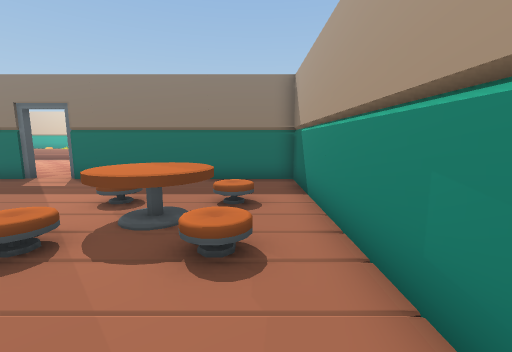
[1] (above)

24 first-person views from a walk through a scene from a Unity 3-D project. The camera is 1.5 m above the floor, tilts 8° down and sees 90° across. The floor is counted in squares, 1 m on a side. Each view is taken from the middle of a square. On the plan, view 1 faces up. The plan holds only what a view shows up to about 13 squares ahead; the rest is blank. The place goes on beyond the plan. The player is left out.

[2]
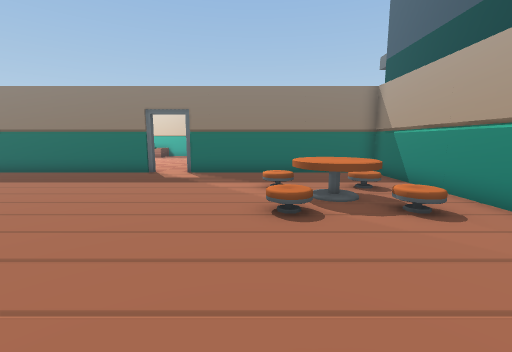

[3]
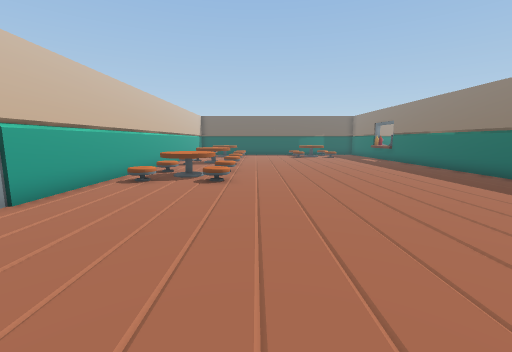

[4]
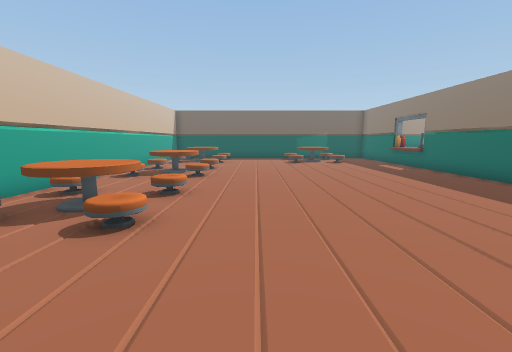

[5]
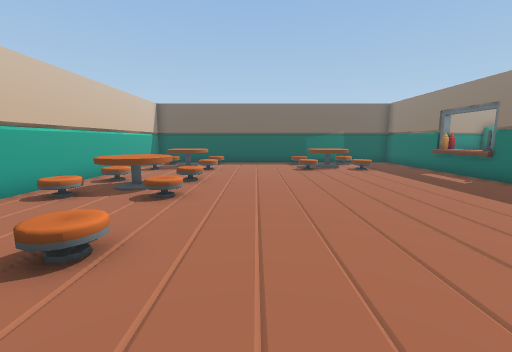

[6]
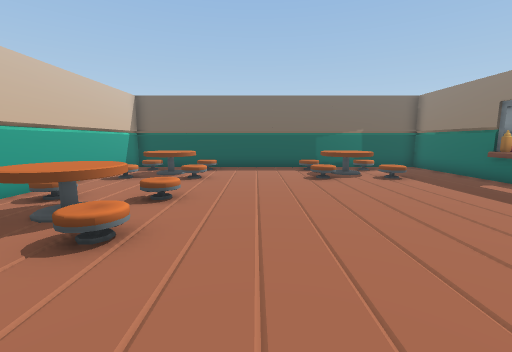

[7]
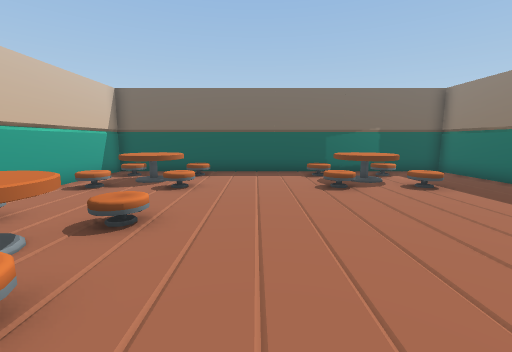

[8]
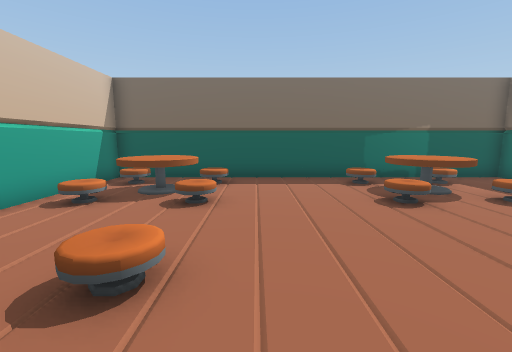

[9]
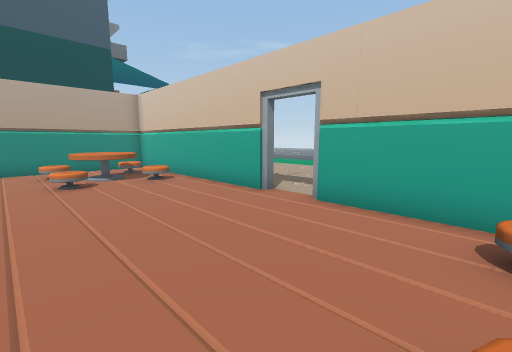

[10]
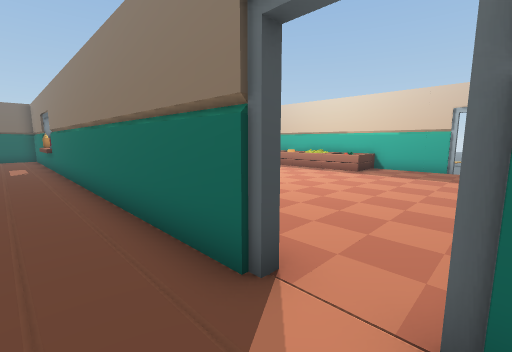

[11]
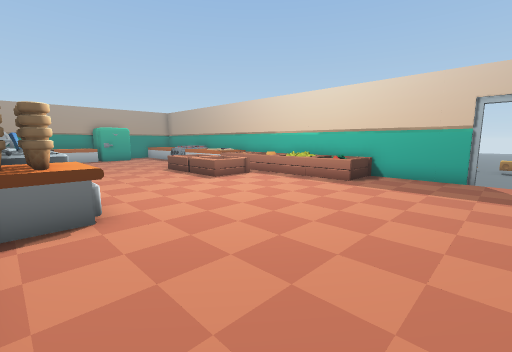

[12]
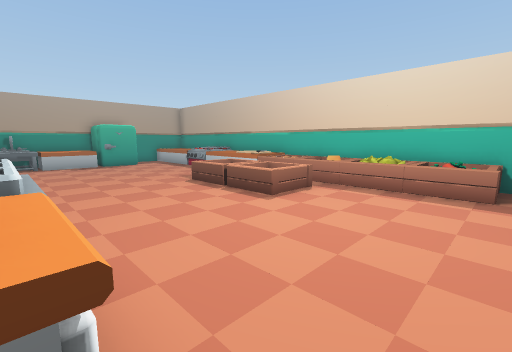

[13]
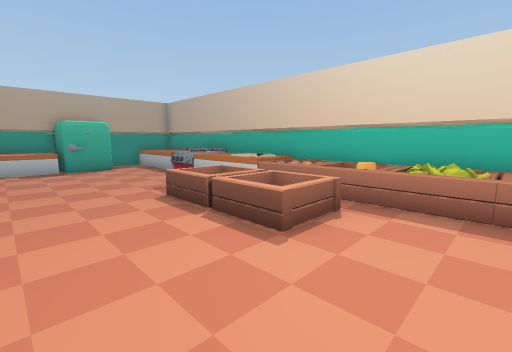

[14]
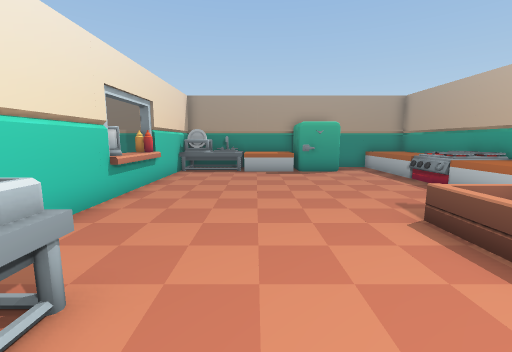

[15]
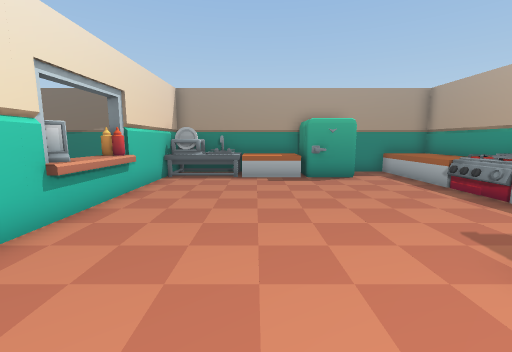

[16]
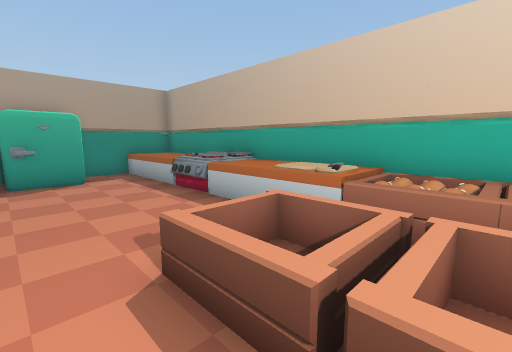

[17]
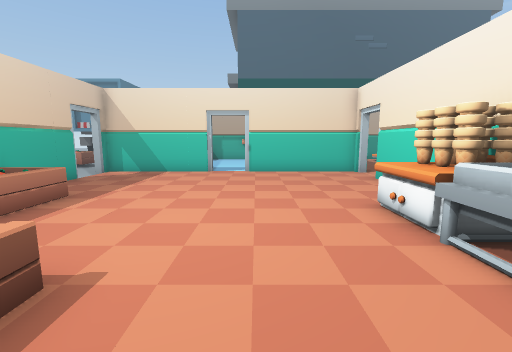

[18]
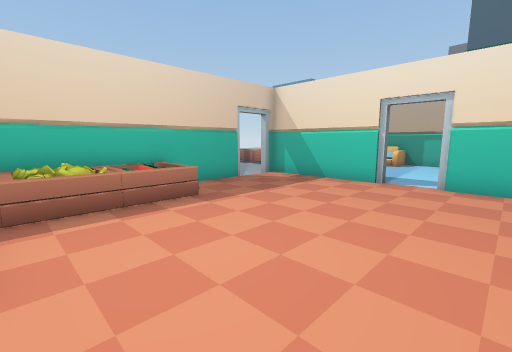

[19]
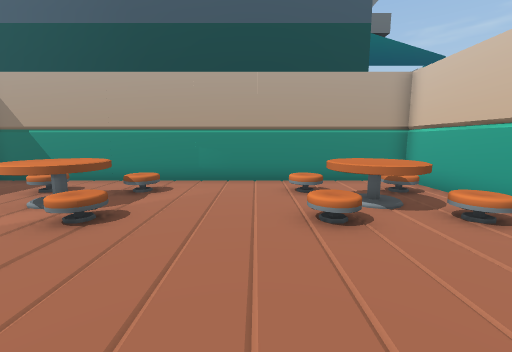

[20]
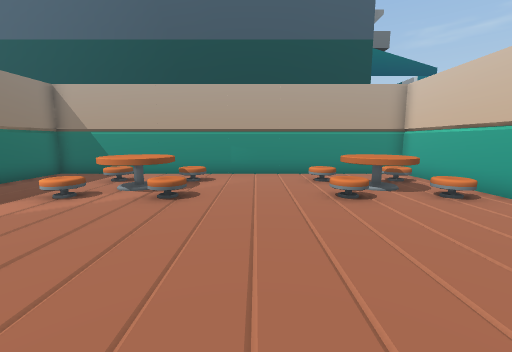

[21]
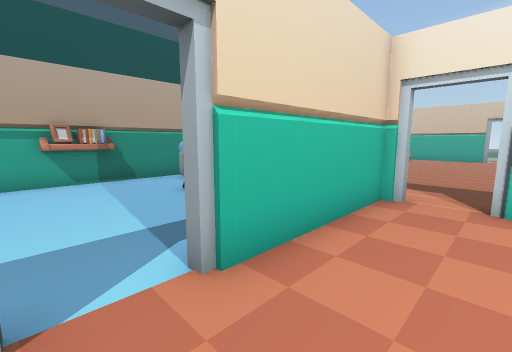

[22]
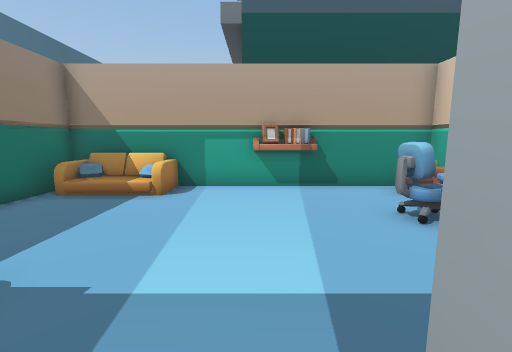

[23]
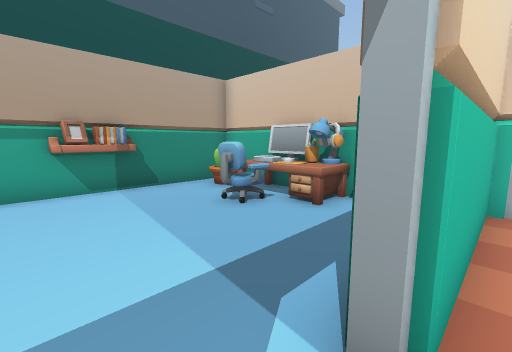

[24]
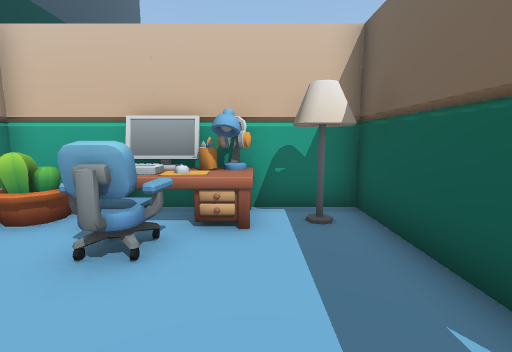

### Floor plan
Key: @ floor where view 1 was taken; # wall or solid block; . main floor; - floor 0.25 m lower than the main floor; = window, fence, low wall or low ledge; ^ raised ledge; C crate; S sink; T stove; F fridge; H shelf; E desk; A cactus; L lamp; O other object.
Columns run from 30 left of view 1 to 2 right of it. Each row starts with its distance up from view 1.
 22 ####OO#####C#O#C######.#     ####
 21 ^^^^OOO^^^CCCOCCCCC....#   ...O##
 20 #^^^TOO^^^CCCOCCCCC....#  ....O##
 19 #........CCCCC.........#  ....==#
 18 F F......CCCCC.........##.......#
 17   F.......CCCC..................#
 16 #FF............................H#
 15 ^^^....................##......H#
 14 ^^^....................##......H#
 13 SSS....................##...#...#
 12 SSS.........=#=OOO.....##.EEEEA.#
 11 SSS.........^^^OOO.....##LEEEEAA#
 10 ######^###############.##########
  9 #...............................#
  8 #...............................#
  7 #...............................#
  6 #O^^O......................O^...#
  5 #.^^.......................^^^..#
  4 #O^^O......................^^^..#
  3 #..........................O....#
  2 #...............................#
  1 #...............................#
  0 #.............................@.#
 -1 #O..............................#
 -2 #.^^....^^.....^^..........^^^..#
 -3 #.^^....^^^...^^^..........^^^..#
 -4 #O^^O....^O...O^.O.........O^...#
 -5 #...............................#
 -6 #####################..##########
 -7                      ...
 -8                       ..-
 -9                        .-.
-10                        .-.

Positions as (right, up) in squares from view 1, and headings:
1: (0, 0), facing up
2: (-4, -2), facing up
3: (-4, 0), facing left
4: (-9, 1), facing left
5: (-13, 1), facing left
6: (-16, 1), facing left
7: (-18, 1), facing left
8: (-20, 0), facing left
9: (-13, 0), facing down-right
10: (-7, 8), facing up-left
11: (-8, 11), facing up-left
12: (-12, 12), facing up-left
13: (-14, 14), facing up-left
14: (-16, 14), facing left
15: (-18, 14), facing left
16: (-18, 16), facing up-left
17: (-19, 15), facing right
18: (-16, 14), facing up-right
19: (-8, 0), facing right
20: (-10, 1), facing right
21: (-9, 17), facing down-right
22: (-7, 16), facing right
23: (-7, 17), facing down-right
24: (-4, 16), facing down
